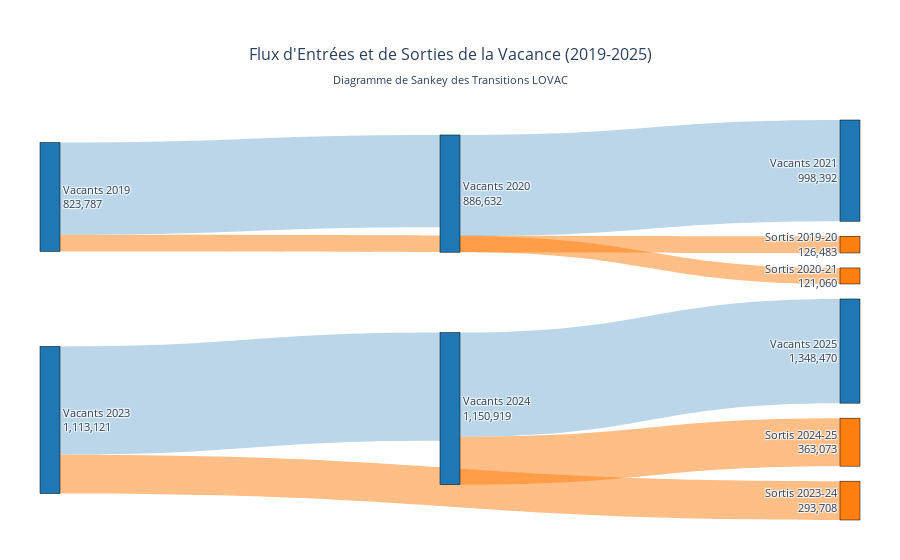

Write notebook code for a chart like this one.
### Code cell
# Diagramme de Sankey interactif des flux de logements
print("🌊 CRÉATION DU DIAGRAMME DE SANKEY")

# Création du diagramme de Sankey avec Plotly
fig = go.Figure(data=[go.Sankey(
    node = dict(
        pad = 15,
        thickness = 20,
        line = dict(color = "black", width = 0.5),
        label = [
            "Vacants 2019<br>823,787",
            "Vacants 2020<br>886,632", 
            "Sortis 2019-20<br>126,483",
            "Vacants 2021<br>998,392",
            "Sortis 2020-21<br>121,060",
            "Vacants 2023<br>1,113,121",
            "Vacants 2024<br>1,150,919",
            "Sortis 2023-24<br>293,708",
            "Vacants 2025<br>1,348,470",
            "Sortis 2024-25<br>363,073"
        ],
        color = [
            "#1f77b4", "#1f77b4", "#ff7f0e", "#1f77b4", "#ff7f0e", 
            "#1f77b4", "#1f77b4", "#ff7f0e", "#1f77b4", "#ff7f0e"
        ]
    ),
    link = dict(
        source = [0, 0, 1, 1, 5, 5, 6, 6],
        target = [1, 2, 3, 4, 6, 7, 8, 9],
        value = [697304, 126483, 765572, 121060, 819413, 293708, 787846, 363073],
        color = ["rgba(31, 119, 180, 0.3)", "rgba(255, 127, 14, 0.5)", 
                "rgba(31, 119, 180, 0.3)", "rgba(255, 127, 14, 0.5)",
                "rgba(31, 119, 180, 0.3)", "rgba(255, 127, 14, 0.5)",
                "rgba(31, 119, 180, 0.3)", "rgba(255, 127, 14, 0.5)"]
    )
)])

fig.update_layout(
    title={
        'text': "Flux d'Entrées et de Sorties de la Vacance (2019-2025)<br><sub>Diagramme de Sankey des Transitions LOVAC</sub>",
        'x': 0.5,
        'font': {'size': 16}
    },
    font_size=11,
    height=700,
    margin=dict(t=120, b=40, l=40, r=40)
)

fig.show()

# Analyse complémentaire : évolution détaillée
fig, (ax1) = plt.subplots(1, 1, figsize=(18, 12))

# Graphique 1: Évolution des stocks avec phases
years = df_stock['Année']
stocks = df_stock['Stock']

ax1.plot(years, stocks, 'o-', linewidth=4, markersize=10, color='#1f77b4', label='Stock de logements vacants')
ax1.fill_between(years, stocks, alpha=0.3, color='#1f77b4')

# Identification des phases
ax1.axvspan(2019, 2021, alpha=0.2, color='red', )
ax1.axvspan(2021, 2023, alpha=0.2, color='orange', )  
ax1.axvspan(2023, 2025, alpha=0.2, color='green', )

ax1.set_title('Évolution du Stock de Logements Vacants par Phase\\n(LOVAC 2019-2025)', 
              fontsize=14, fontweight='bold')
ax1.set_ylabel('Nombre de logements')
ax1.set_xlabel('Année')
ax1.legend()
ax1.grid(True, alpha=0.3)

# Annotations des valeurs et croissances
for i, (year, stock) in enumerate(zip(years, stocks)):
    if i > 0:
        growth = df_stock.iloc[i]['Croissance']
        ax1.annotate(f'{stock:,}\\n(+{growth:.1f}%)', (year, stock), 
                    textcoords="offset points", xytext=(0,15), ha='center', 
                    fontweight='bold', fontsize=9)
    else:
        ax1.annotate(f'{stock:,}', (year, stock), textcoords="offset points", 
                    xytext=(0,15), ha='center', fontweight='bold', fontsize=9)

plt.tight_layout()
plt.show()

# Statistiques de synthèse des flux
total_sorties = df_transitions['Sorties'].sum()
total_maintiens = df_transitions['Maintiens'].sum()
taux_moyen = total_sorties / (total_sorties + total_maintiens) * 100

print("🌊 SYNTHÈSE DES FLUX DE LOGEMENTS")
print("=" * 60)
print(f"• Total des sorties observées: {total_sorties:,}")
print(f"• Total des maintiens observés: {total_maintiens:,}")
print(f"• Taux de sortie moyen: {taux_moyen:.1f}%")
print(f"• Accélération 2024-25: {rates_exit[-1] - rates_exit[1]:.1f} points vs 2020-21")
print(f"• Croissance du stock: +{df_stock.iloc[-1]['Stock'] - df_stock.iloc[0]['Stock']:,} logements")
print("=" * 60)

### Figure 1 — Plotly figure (JSON) as saved in the notebook; plotly's stock layout.template omitted (floating-point values rounded to 4 significant figures)
{"data": [{"link": {"color": ["rgba(31, 119, 180, 0.3)", "rgba(255, 127, 14, 0.5)", "rgba(31, 119, 180, 0.3)", "rgba(255, 127, 14, 0.5)", "rgba(31, 119, 180, 0.3)", "rgba(255, 127, 14, 0.5)", "rgba(31, 119, 180, 0.3)", "rgba(255, 127, 14, 0.5)"], "source": [0, 0, 1, 1, 5, 5, 6, 6], "target": [1, 2, 3, 4, 6, 7, 8, 9], "value": [697304, 126483, 765572, 121060, 819413, 293708, 787846, 363073]}, "node": {"color": ["#1f77b4", "#1f77b4", "#ff7f0e", "#1f77b4", "#ff7f0e", "#1f77b4", "#1f77b4", "#ff7f0e", "#1f77b4", "#ff7f0e"], "label": ["Vacants 2019<br>823,787", "Vacants 2020<br>886,632", "Sortis 2019-20<br>126,483", "Vacants 2021<br>998,392", "Sortis 2020-21<br>121,060", "Vacants 2023<br>1,113,121", "Vacants 2024<br>1,150,919", "Sortis 2023-24<br>293,708", "Vacants 2025<br>1,348,470", "Sortis 2024-25<br>363,073"], "line": {"color": "black", "width": 0.5}, "pad": 15, "thickness": 20}, "type": "sankey"}], "layout": {"autosize": true, "font": {"size": 11}, "margin": {"b": 40, "l": 40, "r": 40, "t": 120}, "title": {"font": {"size": 16}, "text": "Flux d'Entrées et de Sorties de la Vacance (2019-2025)<br><sub>Diagramme de Sankey des Transitions LOVAC</sub>", "x": 0.5}}}
